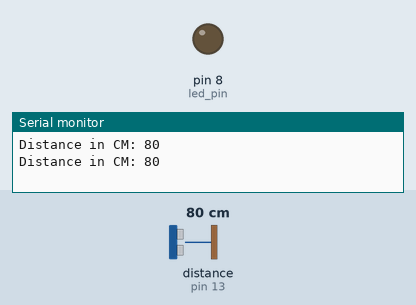
Recording of a sketch running on a simulated Arduino Uno, built with avr-gcc and run on an emulated ATmega328P. Parts: output pins drawn as LEDs (lit = HIGH), the last lines printed to the serial monitor. Dashed ring = blinking. Inputs (shaded band) come from the test bench; at power-on: distance to the obstacle (sensor on pin 13) 80 cm. The echo pulse lasts 58.3 µs per cm.

Above: at 1.8 s.
1.9 s: distance to the obstacle (sensor on pin 13) set to 17 cm
3.4 s: distance to the obstacle (sensor on pin 13) set to 13 cm
At 4.4 s:
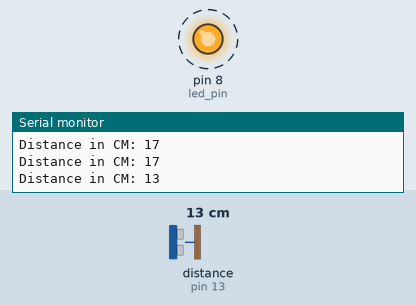
7.5 s: distance to the obstacle (sensor on pin 13) set to 18 cm
At 7.8 s:
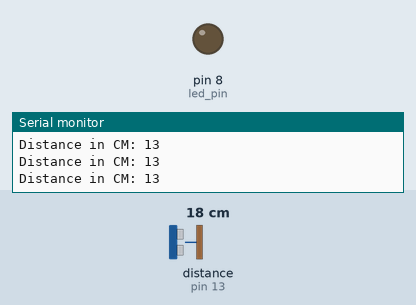
9.0 s: distance to the obstacle (sensor on pin 13) set to 2 cm
At 9.4 s:
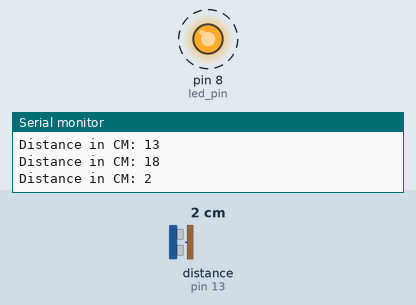
Timing chart, 0 to 14.0 s (numbered marks = the images above; inputs shaded):
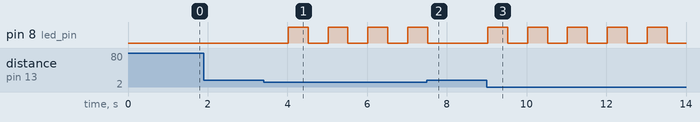

The sketch:

ultrasonic_led_control.ino
```cpp
 #include <Ultrasonic.h> // 引入 Ultrasonic 函式庫標頭檔
 const byte led_pin = 8; // 宣告 led 腳位常數
 int distance; // 宣告 distance 全域變數

Ultrasonic ultrasonic(12, 13); // ultrasonic(Trig 腳位, Echo 腳位)

void setup() {
  Serial.begin(9600); // 序列通訊設定 Baud rate 為 9600
  pinMode(led_pin, OUTPUT);
  ultrasonic.setTimeout(40000UL); // 設定等待超音波訊號回來的時間，40ms (最遠量測距離：6.8m)
}

void loop() {

  distance = ultrasonic.read(); // distance 變數紀錄讀值

  Serial.print("Distance in CM: ");
  Serial.println(distance);

  led_control(); // led 控制函式
}

void led_control() {

  // 條件判斷
  if (distance >= 15) {
    digitalWrite(led_pin, LOW);
    delay(1000);
  } else {
    digitalWrite (led_pin, HIGH);
    delay (500);
    digitalWrite (led_pin, LOW);
    delay (500);
  }

}
```

Measured:
- the behaviour switches between 15 and 14 cm on distance to the obstacle (sensor on pin 13) (found by bisection; images 0 and 1)
- after the input at 3.4 s, pin 8 (led_pin): alternates HIGH for 0.50 s and LOW for 0.50 s, starting after 0.62 s
- after the input at 7.5 s, pin 8 (led_pin): goes on until 7.5 s, then stays LOW
- after the input at 9.0 s, pin 8 (led_pin): alternates HIGH for 0.50 s and LOW for 0.50 s, starting at once
